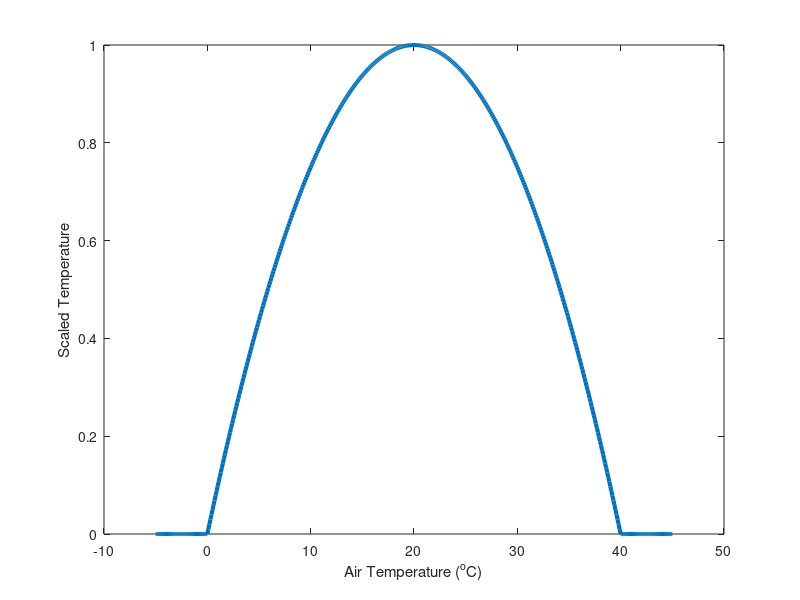

Write the MATLAB code that produced this figure.
%Scaled Temperature Function%

tmin=0; tmax=40; 

topt=20; 
%%topt=15; for tundra and boreal.

t=-5:0.1:45;

ts = (t - tmin).*(t - tmax)./((t - tmin).*(t - tmax) - (t-topt).^2);

ts(t<=0)=0; ts(t>=40)=0;
figure; plot(t,ts,'LineWidth',3);

xlabel('Air Temperature (^oC)');
ylabel('Scaled Temperature');